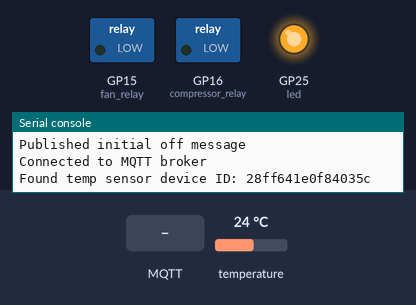
Recording of a program running on a simulated Raspberry Pi Pico running MicroPython. On the bench: switched loads named in the program (green lamp = pin HIGH), output pins drawn as LEDs (lit = HIGH), the last lines printed to the serial console. Dashed ring = blinking. Inputs (shaded band) come from the test bench; at power-on: temperature 24 °C. WiFi joins after 1.5 s; no MQTT or app messages arrive unless stated.

Above: at 7.1 s.
7.2 s: MQTT message "on" arrives on the first subscribed topic
At 7.6 s:
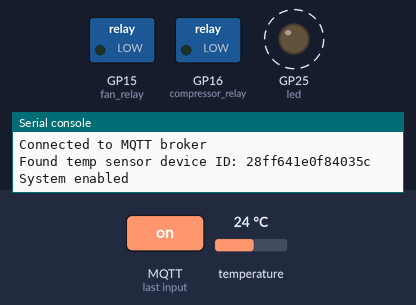
10.2 s: MQTT message "off" arrives on the first subscribed topic
13.2 s: MQTT message "status" arrives on the first subscribed topic
Timing chart, 0 to 22.2 s (numbered marks = the images above; inputs shaded):
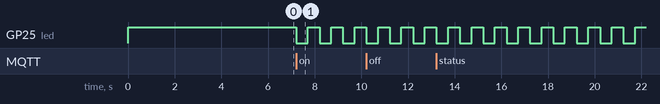

The program:

PiPicoW.py
```python
import machine
import utime
import umqtt.simple
import onewire, ds18x20
import network
import gc
import ujson

# Constants
MQTT_CLIENT_IDENTIFIER = 'pico_aircon-shop'
FAN_RELAY_PIN = 15  # update these pins according to your setup
COMPRESSOR_RELAY_PIN = 16
MQTT_CONTROL_CHANNEL = 'home/shop/aircon'
MQTT_TEMPERATURE_CHANNEL = MQTT_CONTROL_CHANNEL + '/temp'
MQTT_BROKER = 'set your broker IP here'
COMPRESSOR_MIN_OFF_TIME = 5 * 60 * 1000  # 5 minutes
TEMP_SENSOR_PIN = 22  # update this pin according to your setup
DEVICE_ID = '289511132e190125'  # update this, make sure the ID matches your sensor (temp sensor)
WIFI_SSID = "changeme"
WIFI_PASSWORD = "changeme2"

# Setup WiFi
wlan = network.WLAN(network.STA_IF)
wlan.active(True)

# Setup pins
fan_relay = machine.Pin(FAN_RELAY_PIN, machine.Pin.OUT)
compressor_relay = machine.Pin(COMPRESSOR_RELAY_PIN, machine.Pin.OUT)
ds_pin = machine.Pin(TEMP_SENSOR_PIN)
ds_sensor = ds18x20.DS18X20(onewire.OneWire(ds_pin))

# Onboard LED access
led = machine.Pin("LED", machine.Pin.OUT)
led_state = False

# Turn LED on solid at startup to indicate we are powered up
led.on()

# Create a Timer instance
timer = machine.Timer()

# Variables
current_temp = 70
set_temp = 76
compressor_on = False
fan_on = False
system_enabled = False
current_duty = 'OFF'
start_time = utime.ticks_ms()
compressor_last_off_time = -COMPRESSOR_MIN_OFF_TIME
mqtt_connected = False
wifi_connected = False
duty_changed = False

def connect_to_wifi():
    global wifi_connected
    if not wlan.isconnected():
        print("connecting to network...")
        wlan.connect(WIFI_SSID, WIFI_PASSWORD)
        while not wlan.isconnected():
            utime.sleep(5)
            wlan.connect(WIFI_SSID, WIFI_PASSWORD)
    print("network config:", wlan.ifconfig())
    wifi_connected = wlan.isconnected()
    print("WiFi connection status: ", wifi_connected)

# MQTT Setup
client = umqtt.simple.MQTTClient(MQTT_CLIENT_IDENTIFIER, MQTT_BROKER)

def sub_cb(topic, msg):
    global set_temp, system_enabled, current_duty
    topic = topic.decode()
    msg = msg.decode()
    #print("Received MQTT message: ", topic, msg)

    # Call update whenever a new temperature or enable state is set
    # This would ensure that if the system is on, it immediately
    # evaluates whether it needs to change its duty based on the new set temperature
    # NOTE: Makes sure that cool cycle starts properly if the set temp is lowered enough to the start
    # threshold while the system is off, and then enabled from that state
    # I was seeing the fan start but compressor never would in this situation without this call

    if topic == MQTT_CONTROL_CHANNEL:
        if msg == 'on':
            system_enabled = True
            current_duty = 'Idle'
            print("System enabled")
            update()
            publish_report()
        elif msg == 'off':
            system_enabled = False
            print("System disabled")
            publish_report()
        elif msg == 'status':
            print("System status report requested")
            publish_report()
        elif msg.startswith('set-'):
            try:
                set_temp = float(msg.split('-')[1])
                print("Set temperature updated to: ", set_temp)
                update()
                publish_report()
            except (IndexError, ValueError):
                print("Error parsing set-temperature command")
    gc.collect()

client.set_callback(sub_cb)

# Function to connect to the MQTT broker
def connect_to_broker():
    global mqtt_connected
    try:
        if(wlan.isconnected() == False):
            connect_to_wifi()
        gc.collect()
        client.connect()
        # Publish an initial off message to the control channel to ensure the system is off on startup
        client.publish(MQTT_CONTROL_CHANNEL, 'off', retain=True)  # 'retain=True' will mark this message as retained
        print("Published initial off message")
        client.subscribe(MQTT_CONTROL_CHANNEL)
        mqtt_connected = True
        print("Connected to MQTT broker")
    except Exception as e:
        print("Could not connect to MQTT broker: ", e)
        mqtt_connected = False
        return False
    return True

# Function to be called when the timer delay finishes
def timer_callback_cool(t):
    # make sure the system is still enabled before starting the compressor and we are in "Cool" mode'
    if system_enabled and current_duty == 'Cool':
      compressor_start()

# Function to be called when the timer delay finishes
def timer_callback_shutdown(t):
    fan_stop()

def toggle_led():
    global led, led_state
    if led_state:
        led.off()
        led_state = False
    else:
        led.on()
        led_state = True

# Try connecting to the MQTT server
while not connect_to_broker():
    print("Trying to reconnect to MQTT broker...")
    utime.sleep(5)

# Functions to start/stop the fan and compressor
def fan_start():
    fan_relay.value(1)
    global fan_on
    fan_on = True
    print("Fan started")

def fan_stop():
    fan_relay.value(0)
    global fan_on
    fan_on = False
    print("Fan stopped")

def compressor_start():
    global compressor_last_off_time, compressor_on

    if utime.ticks_diff(utime.ticks_ms(), compressor_last_off_time) > COMPRESSOR_MIN_OFF_TIME:
        compressor_relay.value(1)
        compressor_on = True
        print("Compressor started")

def compressor_stop():
    global compressor_last_off_time, compressor_on

    compressor_relay.value(0)
    compressor_last_off_time = utime.ticks_ms()
    compressor_on = False
    print("Compressor stopped")

# Function to update status
def update():
    global fan_on, compressor_on, system_enabled, start_time, current_duty, current_temp, set_temp, client, duty_changed

    previous_duty = current_duty  # Save the previous duty state

    if system_enabled:
        if current_duty == 'Idle':
            if current_temp > set_temp + .5:
                current_duty = 'Cool'
                start_time = utime.ticks_ms()
                print("Starting cooling cycle")
                cool()
        elif current_duty == 'Cool':
            if current_temp <= set_temp - 2:
                current_duty = 'Idle'
                start_time = utime.ticks_ms()
                print("Stopping cooling cycle")
                shutdown()
    else:
        if current_duty != 'OFF':
            current_duty = 'OFF'
            start_time = utime.ticks_ms()
            print("System shutdown")
            shutdown()

    # If the duty state has changed, set the flag to True (to publish the status report on changes)
    if previous_duty != current_duty:
        duty_changed = True

def check_incoming():
    global client, mqtt_connected
    if not mqtt_connected:
        connect_to_broker()
    if not mqtt_connected:
        return
    try:
        client.check_msg()
    except OSError:
        mqtt_connected = False

last_published_report = None

def publish_report():
    global client, current_temp, set_temp, fan_on, compressor_on, current_duty, mqtt_connected, last_published_report

    if not mqtt_connected:
        connect_to_broker()
    if not mqtt_connected:
        return

    try:
        # Prepare the data to be published as a JSON object
        report = {
            "Enabled": system_enabled,
            "Temp": current_temp,
            "SetTemp": set_temp,
            "FanON": fan_on,
            "CompON": compressor_on,
            "Task": current_duty,
            "Timestamp": utime.ticks_ms(), # this is the uptime in ms of the pico since it was powered on
            "Runtime": utime.ticks_diff(utime.ticks_ms(), start_time) # how long it's been in its current state (in ms, Idle, Cool, or OFF)
        }

        if report != last_published_report:  # Only publish if there's a change
            # Convert the JSON object into a string and publish it
            client.publish(MQTT_CONTROL_CHANNEL, ujson.dumps(report))
            last_published_report = report  # Update the last published report

        gc.collect() # clean up around here
    except OSError:
        mqtt_connected = False

# Function to cool
def cool():
    fan_start()
    # Start the timer to wait a moment before starting the compressor
    timer.init(period=10000, mode=machine.Timer.ONE_SHOT, callback=timer_callback_cool)

# Function to shutdown
def shutdown():
    # if fan is on and compressor is off, stop the fan (compressor never ran, we shut down before it started)
    if fan_on and not compressor_on:
        fan_stop()
    else:
      compressor_stop()
      # Start the timer to allow fan to run for a few minutes before shutting down
      timer.init(period=180000, mode=machine.Timer.ONE_SHOT, callback=timer_callback_shutdown)

# --------------------------------------------------
#  Temperature sensor reading and MQTT publishing
# --------------------------------------------------

# Function to read temperature from sensor and publish it to the MQTT channel
def report_temp(first_run=False):
    global current_temp
    try:
        roms = ds_sensor.scan()
        ds_sensor.convert_temp()
        utime.sleep_ms(750)
        for rom in roms:
            if first_run:
              print('Found temp sensor device ID:', rom.hex())
            if rom.hex() == DEVICE_ID:
                if first_run:
                  print('Configured device matches!:', rom.hex())
                temp = ds_sensor.read_temp(rom)
                if temp is not None:
                    temp_f = c_to_f(temp)
                    current_temp = round(float(temp_f), 1)  # Update current temp locally for the main loop control, rounded to 1 decimal place
                    try:
                        client.publish(MQTT_TEMPERATURE_CHANNEL, str(current_temp)) # Publish temp to MQTT for external use (like the wall thermostat and web/windows app)
                        gc.collect()
                        #print("Published temperature: ", current_temp)
                    except OSError:
                        # Try to reconnect to the MQTT broker
                        while not connect_to_broker():
                            print("Trying to reconnect to MQTT broker...")
                            utime.sleep(5)
                    if first_run:
                        print('DS18B20 Temp:', current_temp)
    except Exception as e:
        print("Error reading temperature: ", e)

def c_to_f(temp_c):
    return temp_c * 9.0 / 5 + 32

# Initial temperature report
report_temp(first_run=True)
last_published_report = {
    "Enabled": system_enabled,
    "Temp": current_temp,
    "SetTemp": set_temp,
    "FanON": fan_on,
    "CompON": compressor_on,
    "Task": current_duty,
    "Timestamp": utime.ticks_ms(),
    "Runtime": utime.ticks_diff(utime.ticks_ms(), start_time) # how long it's been in its current state (in ms, Idle, Cool, or OFF)
}

loop_counter = 0
temp_report_interval = 120  # report temperature every 120 * .5 seconds (1 minute)
status_report_interval = 60  # report status every 60 * .5 seconds (30 seconds)

# Main Loop
while True:
    # Blink the onboard LED to indicate the system is running
    toggle_led()
    update()
    check_incoming()

    if loop_counter % temp_report_interval == 0:
        report_temp()

    if loop_counter % status_report_interval == 0 or duty_changed:
        publish_report()
        duty_changed = False  # Reset the flag

    utime.sleep(.5)
    loop_counter += 1
```

Measured:
- by itself, GP25 (led): alternates HIGH for 0.50 s and LOW for 0.50 s
